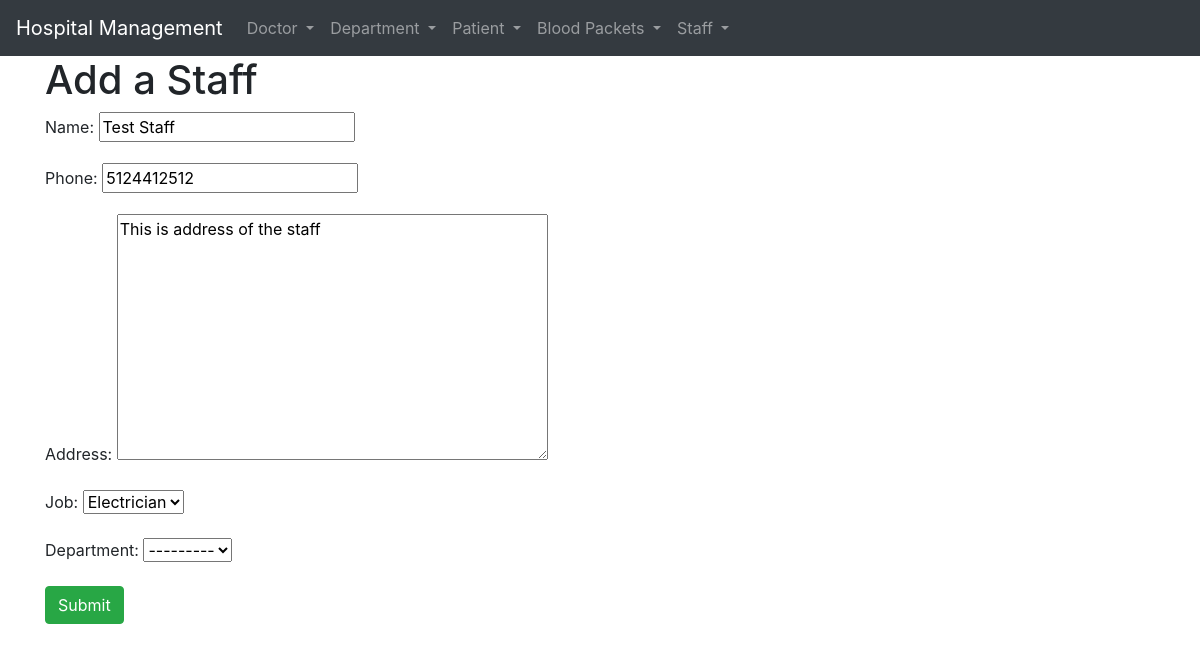
The app's page /1/update-staff/ with its own data.
### BloodManagement/models.py (models this page shows, shortened)
class Staff(models.Model):
    name = models.CharField(max_length=20)
    phone = models.IntegerField(validators=[MaxValueValidator(9999999999)])
    address = models.TextField()
    job = models.CharField(choices=[
        ('IT','IT'),
        ('Elec','Electrician'),
        ('Nurse','Nurse')
    ],max_length=5)
    department = models.ForeignKey(Department,on_delete=models.SET_NULL,null=True,related_name='staff')

### BloodManagement/views.py (the view)
# urls.py: path('<int:pk>/update-staff/',views.staff_update,name='staff-update'),
def staff_update(request,pk):
    if request.method == 'POST':
        form = CreateStaffForm(request.POST)
        if form.is_valid():
            name = form.cleaned_data.get('name')
            phone = form.cleaned_data.get('phone')
            address = form.cleaned_data.get('address')
            job = form.cleaned_data.get('job')
            department = form.cleaned_data.get('department')
            Staff.objects.filter(pk=pk).update(
                name=name,
                phone=phone,
                address=address,
                job=job,
                department=department,
            )
            staff = Staff.objects.get(pk=pk)
            return redirect('bloodmanagement:staff-detail',pk=staff.pk)
    else:
        staff = Staff.objects.get(pk=pk)
        form = CreateStaffForm(initial={
            "name":staff.name,
            "phone":staff.phone,
            "job":staff.job,
            "address":staff.address,
            "department":staff.department,
        })
        return render(request,'staff_create.html',context={'form':form})

### BloodManagement/forms.py
class CreateStaffForm(forms.Form):
    name = forms.CharField(max_length=20)
    phone = forms.IntegerField()
    address = forms.CharField(widget=forms.Textarea,max_length=50)
    job = forms.ChoiceField(choices=[
        ('IT','IT'),
        ('Elec','Electrician'),
        ('Nurse','Nurse')
    ])
    department = forms.ModelChoiceField(queryset=Department.objects.all())

### BloodManagement/templates/staff_create.html (shortened to what this page needs)
{% extends 'base.html' %}
{% block content %}
<h1>Add a Staff</h1>
<form method='POST'>
    {{form.as_p}}
    <input type="submit" class="btn btn-success" value="Submit">
</form>
{% endblock %}

### records on screen
Staff: name "Test Staff", phone "5124412512", address "This is address of the staff", job "Electrician", department "---------"
